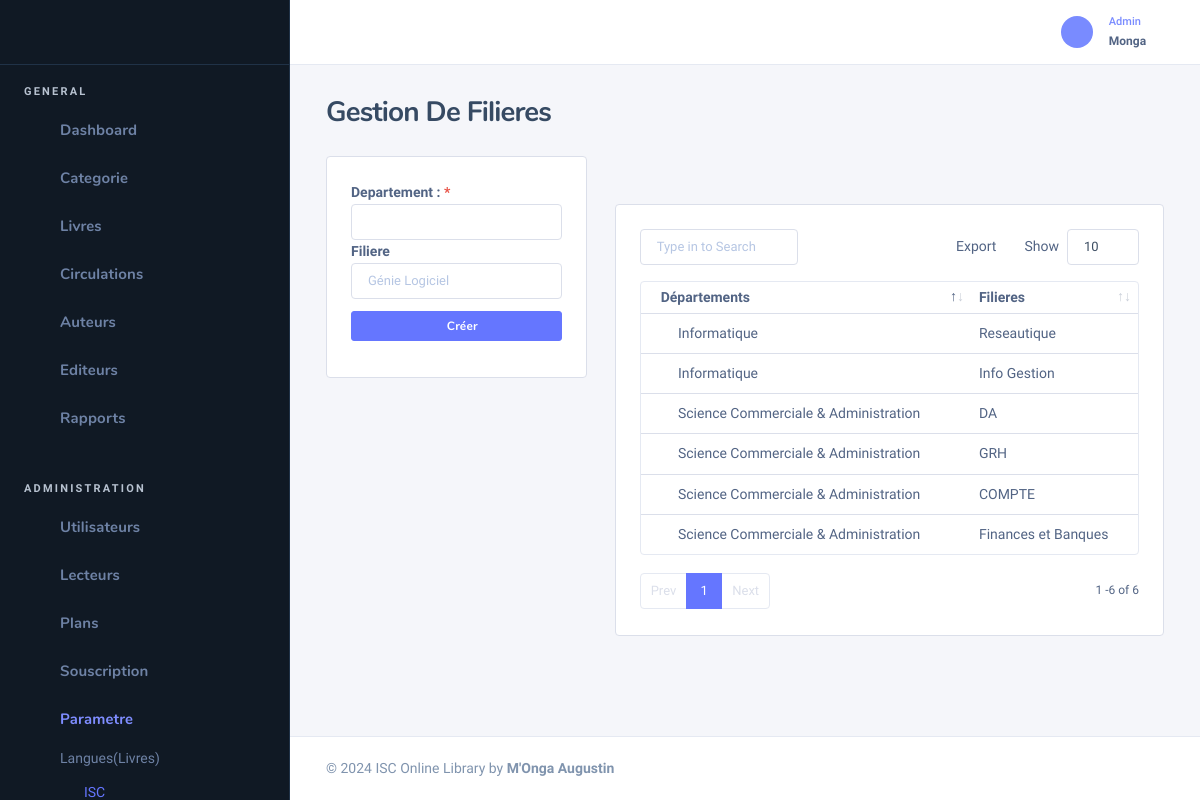
The app's page /departements (signed in) with its own data.
### tables this page shows
CREATE TABLE `tbl_departements` (
  `dep_id` int(11) NOT NULL,
  `dep` varchar(100) DEFAULT NULL,
  `fac_id` int(11) NOT NULL
);

CREATE TABLE `tbl_faculties` (
  `fac_id` int(11) NOT NULL,
  `fac` varchar(100) DEFAULT NULL
);

### Models/Admin/member.class.php (called while the page is built, shortened)
<?php
class Member
{
    public function getDepartements()
    {
        $db = getConnection();
        $add = $db->prepare("SELECT * FROM tbl_departements as d,tbl_faculties as f
                              WHERE f.fac_id=d.fac_id");
        $add->execute();
        $tbP = array();
        while ($data =  $add->fetchObject()) {
            $tbP[] = $data;
        }
        return $tbP;
    }
}

### Vues/Admin/departements.php (the view, shortened to what this page needs)
<div class="row">
    <div class="col-lg-4">
        <div class="card card-bordered card-preview">
            <div class="card-inner">
                <form method="post" id="formulaire_dep">
                    <div class="row">
                        <div class="col-sm-12">
                            <div class="form-group">
                                <b><label>Departement : </label> <span class="text-danger">*</span></b>
                            </div>
                        </div>
                        <div class="col-sm-12">
                            <div class="form-group">
                                <b><label>Filiere </label></b>
                                <input type='text' name="dep" placeholder="Génie Logiciel" class="form-control" id="dep">
                            </div>
                        </div>
                        <div class="col-sm-12 my-2">
                            <div class="form-group">
                                <button class="btn btn-primary btn-block btn-sm" type="submit"><i class="fa fa-plus fa-fw"></i> Créer</button>
                            </div>
                        </div>
                    </div>
                </form>
            </div>
        </div>
    </div>
    <div class="col-lg-8">
        <div class='col-sm-12 py-4' id="messages"></div>
        <div class="card card-bordered card-preview">
            <div class="card-inner">
                <table class="datatable-init-export nowrap table" data-export-title="Export">
                    <thead>
                        <tr>
                            <th>Départements</th>
                            <th>Filieres</th>
                        </tr>
                    </thead>
                    <tbody>
                        <?php foreach ($departements as $e) : ?>
                            <tr class="odd gradeX">
                                <td><?= $e->fac ?></td>
                                <td><?= $e->dep ?></td>
                            </tr>
                        <?php endforeach ?>
                    </tbody>
                </table>
            </div>
        </div>
    </div>
</div>

### records on screen
tbl_departements: fac.fac "Informatique", dep "Reseautique"
tbl_departements: fac.fac "Informatique", dep "Info Gestion"
tbl_departements: fac.fac "Science Commerciale & Administration", dep "DA"
tbl_departements: fac.fac "Science Commerciale & Administration", dep "GRH"
tbl_departements: fac.fac "Science Commerciale & Administration", dep "COMPTE"
tbl_departements: fac.fac "Science Commerciale & Administration", dep "Finances et Banques"

### other values on screen
$_SESSION['noms'] "Monga"
